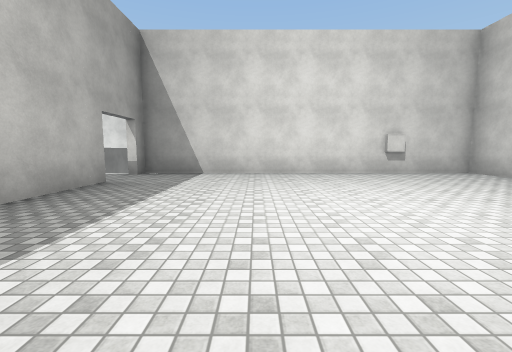
View 1 (above)

19 first-person views from a walk through a 3-D level made in the Unity game engine. The camera is 1.4 m above the floor, tilts 6° down and sees 90° across. The floor is counted in squares, 2 m on a side. Each view is taken from the middle of a square. On the plan, view 1 faces up. The plan holds only what a view shows up to about 9 squares ahead; the rest is blank. The place goes on beyond the plan. Surface patterns are stand-ins for the level's own textures.

View 2
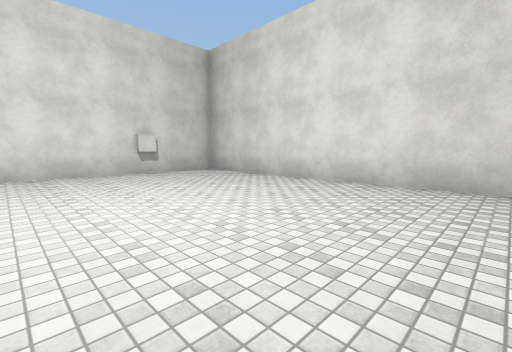

View 3
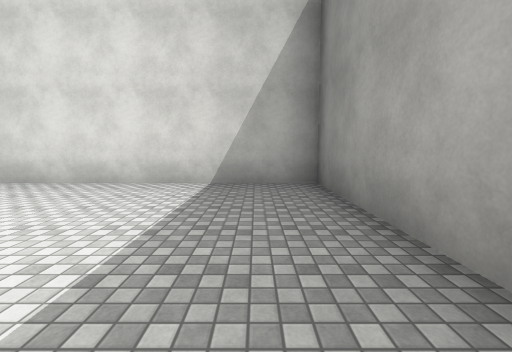

View 4
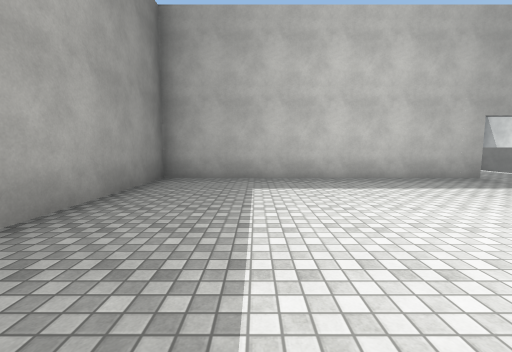

View 5
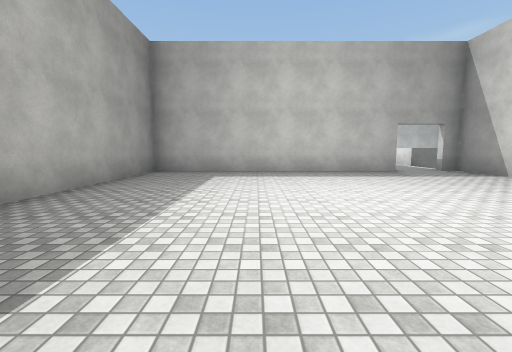

View 6
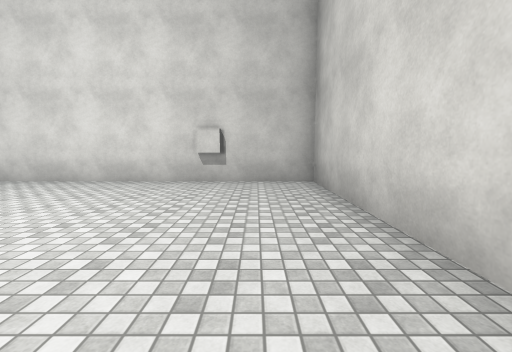

View 7
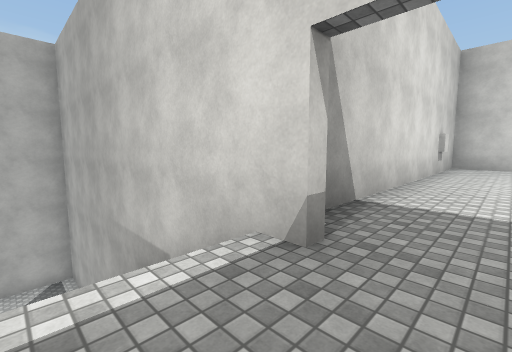

View 8
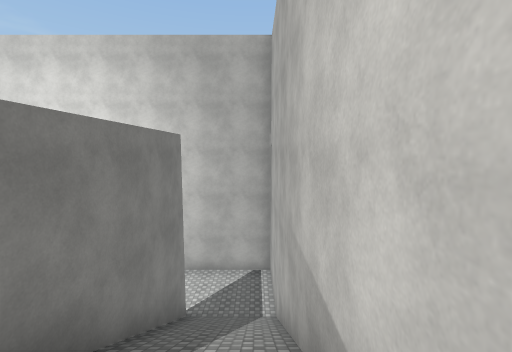

View 9
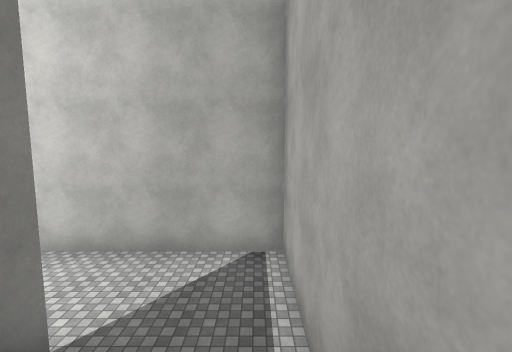

View 10
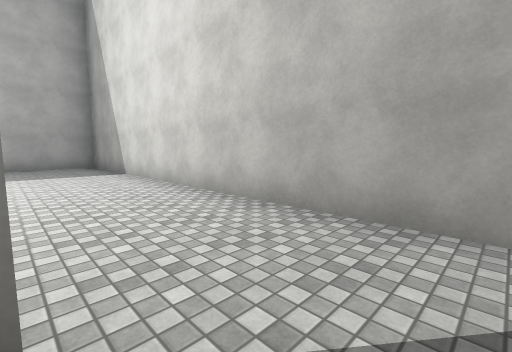

View 11
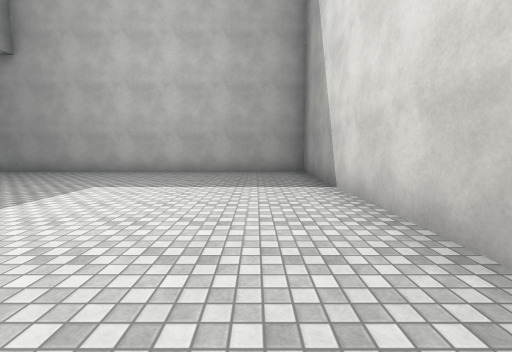

View 12
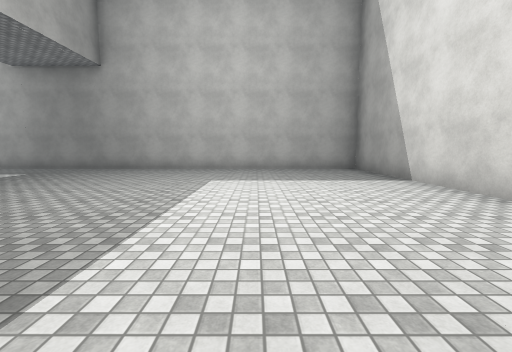

View 13
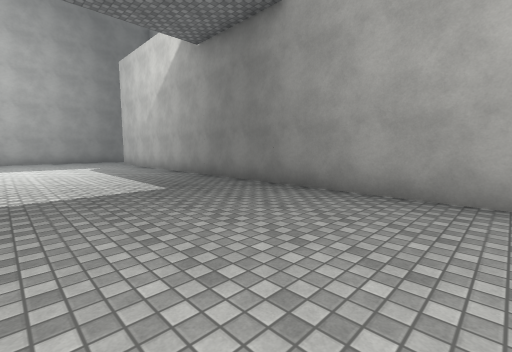

View 14
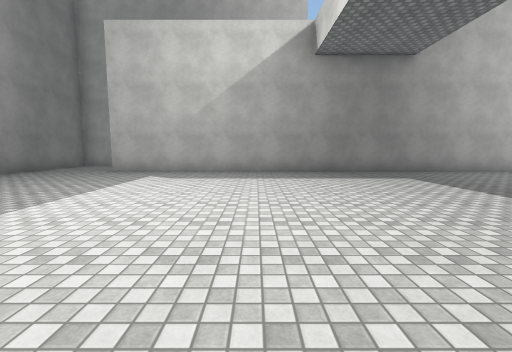

View 15
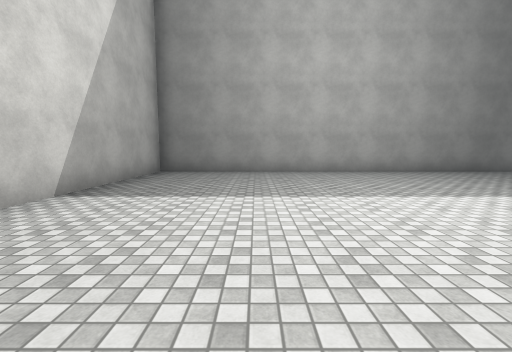

View 16
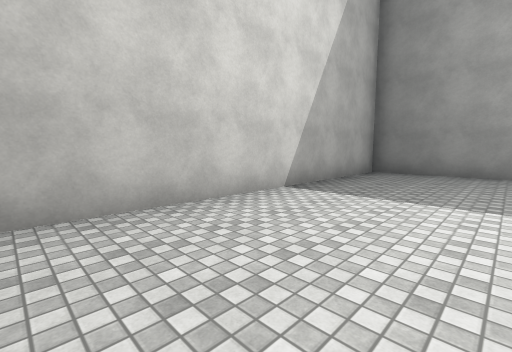

View 17
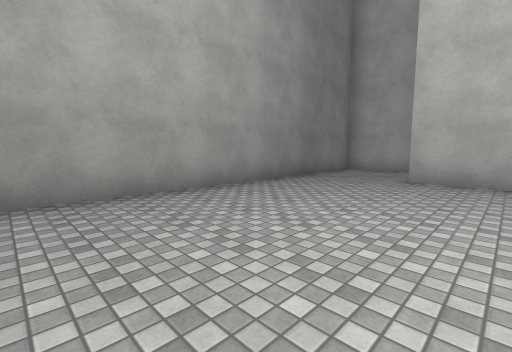

View 18
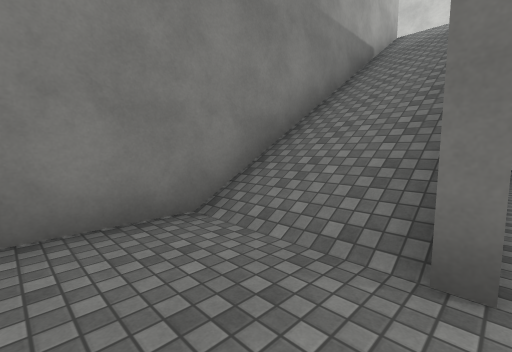

View 19
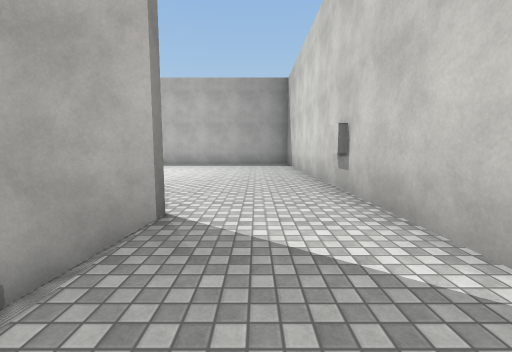

### Floor plan
Key: @ floor where view 1 was taken; # wall or solid block; . main floor; : floor 7.5 m higher than the main floor; / step, stairs or slope.
Columns run from 25 left of view 1 to 7 right of it. Each row starts with its distance up from view 1.
 17          ##############
 16          #............#
 15          #............#
 14          #.........#//#
 13          #.........#//#
 12          #........ #//#
 11          #........ #//#
 10          #......   #  #
  9          #.....    #  #
  8 ##########....     # /###########
  7 :::::::::/....       :#:::::::::#
  6 :::::::::/.....     ::::::::::::#
  5 ::::::#///.......    #::::::::::#
  4 ::::: #//#.........# #::::::::::#
  3 ::    #//#.........# #::::::::::#
  2       #//#.........# #::::::::::#
  1       #//#.........# #::::::::::#
  0       #//#.........# #:::@::::::#
 -1       #//#.........# #::::::::::#
 -2       #............# #::::::::::#
 -3       #............# ############
 -4       ##############

Positions as (right, up) in squares from view 1, and headings:
1: (0, 0), facing up
2: (1, 0), facing up-right
3: (1, -1), facing right
4: (3, 0), facing left
5: (5, 1), facing left
6: (5, 2), facing up
7: (-5, 6), facing up-right
8: (-4, 8), facing up
9: (-4, 12), facing up
10: (-5, 14), facing up-left
11: (-8, 15), facing left
12: (-7, 13), facing left
13: (-12, 11), facing down-left
14: (-8, 3), facing left
15: (-9, 4), facing down
16: (-9, 4), facing down-right
17: (-10, 0), facing down-left
18: (-16, -3), facing up-left
19: (-16, 6), facing left
